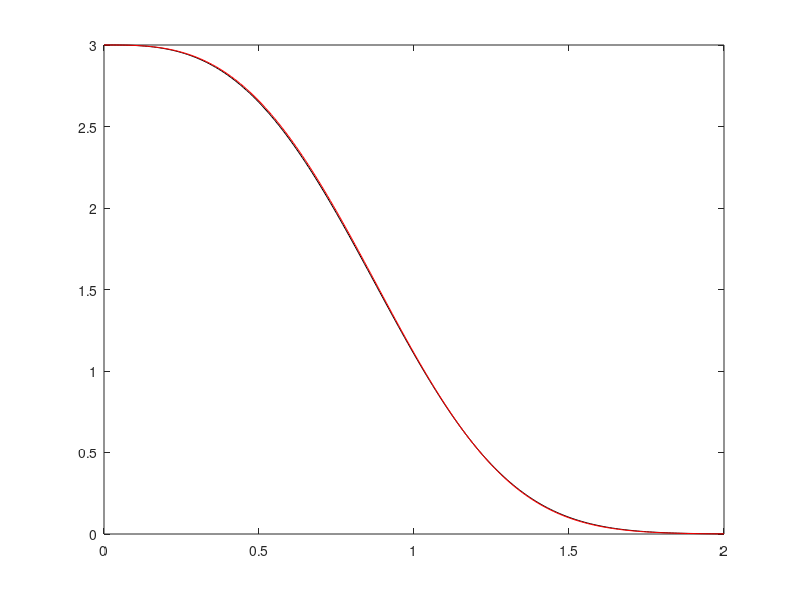

This figure's MATLAB source: (Note: this script raises an error after producing the figure.)
clear 
close all
clc

yp=@(t,y) -3*t.^2*y;
y_ext=@(t) 3*exp(-t.^3);

h=0.01;
y0=3;
tt=[0:h:2];

plot(tt,y_ext(tt),'k')

% Forward Euler
y_FE=zeros(1,length(tt));
y_FE(1)=y0;

for i=2:length(tt)
    y_FE(i)=y_FE(i-1)+h*yp(tt(i-1),y_FE(i-1));
end

hold on
plot(tt,y_FE,'r')

rel_err_2=norm(y_FE-y_ext(tt),2)./norm(y_ext(tt),2)

% Huin

y_H=zeros(1,length(tt));
y_H(1)=y0;

for i=2:length(tt)
    y1=yp(tt(i-1),y_H(i-1));
    y2=yp(tt(i),y_H(i-1)+h*y1);
    y_H(i)=y_H(i-1)+(h/2)*(y1+y2);
end

rel_err_2=norm(y_H-y_ext(tt),2)./norm(y_ext(tt),2)
rel_err_inf=norm(y_H-y_ext(tt),inf)./norm(y_ext(tt),inf)
hold on
plot(tt,y_H,'M*')














